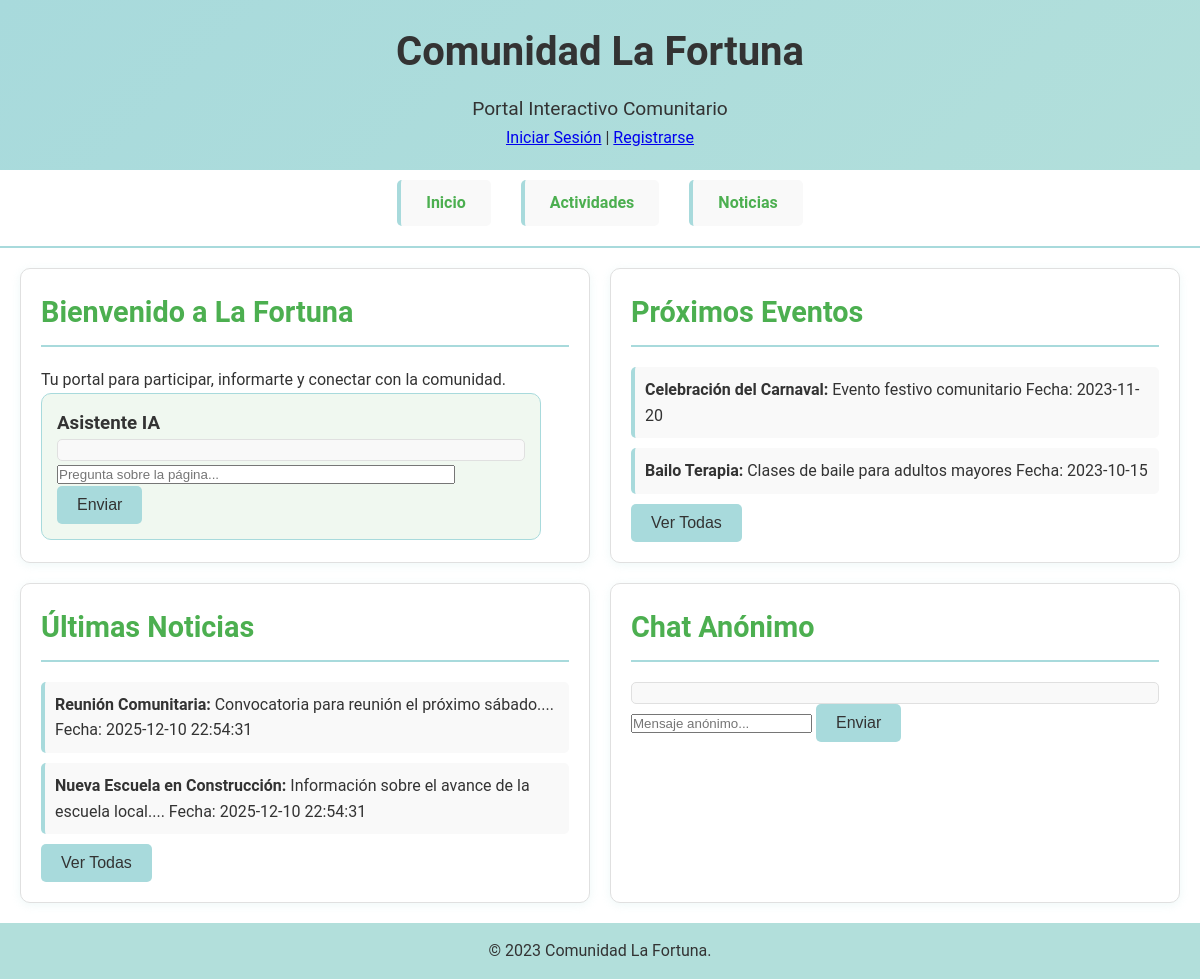
The page / on the database its author committed.
### tables this page shows
CREATE TABLE actividad (
    id_actividad INT AUTO_INCREMENT PRIMARY KEY,
    titulo VARCHAR(200) NOT NULL,
    descripcion TEXT,
    fecha DATE,
    id_usuario INT,
    foto VARCHAR(255),   
    FOREIGN KEY (id_usuario) REFERENCES usuario(id_usuario) ON DELETE SET NULL
);

CREATE TABLE noticia (
    id_noticia INT AUTO_INCREMENT PRIMARY KEY,
    titulo VARCHAR(200) NOT NULL,
    contenido TEXT,
    fecha TIMESTAMP DEFAULT CURRENT_TIMESTAMP,
    id_usuario INT,
    foto VARCHAR(255),   
    FOREIGN KEY (id_usuario) REFERENCES usuario(id_usuario) ON DELETE SET NULL
);

### index.php (the view, shortened to what this page needs)
<?php
include 'db.php';
?>
<!DOCTYPE html>
<html lang="es">
<head> <link rel="stylesheet" href="style.css">
    <link rel="stylesheet" href="style.css">
</head>
<body>
    <header>
        <h1>Comunidad La Fortuna</h1>
        <p>Portal Interactivo Comunitario</p>
        <?php if (isset($_SESSION['user_id'])): ?>
            <p>Bienvenido, <?php echo htmlspecialchars($_SESSION['nombre']); ?> | <a href="logout.php">Cerrar Sesión</a></p>
        <?php else: ?>
            <a href="login.php">Iniciar Sesión</a> | <a href="register.php">Registrarse</a>
        <?php endif; ?>
    </header>
    <nav>
        <ul>
            <li><a href="index.php">Inicio</a></li>
            <li><a href="actividades.php">Actividades</a></li>
            <li><a href="noticias.php">Noticias</a></li>
        </ul>
    </nav>
    <main>
        <section id="bienvenida">
            <h2>Bienvenido a La Fortuna</h2>
            <p>Tu portal para participar, informarte y conectar con la comunidad.</p>
            <div id="chatbot">
                <h3>Asistente IA</h3>
                <div id="chat-messages"></div>
                <input type="text" id="user-input" placeholder="Pregunta sobre la página...">
                <button onclick="sendMessage()">Enviar</button>
            </div>
        </section>
        <section id="eventos">
            <h2>Próximos Eventos</h2>
            <ul>
                <?php
                $sql = "SELECT titulo, descripcion, fecha FROM actividad ORDER BY fecha DESC LIMIT 5";
                $result = $conn->query($sql);
                if ($result && $result->num_rows > 0) {
                    while ($row = $result->fetch_assoc()) {
                        echo "<li><strong>" . htmlspecialchars($row['titulo']) . ":</strong> " . htmlspecialchars($row['descripcion']) . " Fecha: " . htmlspecialchars($row['fecha']) . "</li>";
                    }
                } else {
                    echo "<li>No hay eventos próximos.</li>";
                }
                ?>
            </ul>
            <a href="actividades.php"><button>Ver Todas</button></a>
        </section>
        <section id="noticias">
            <h2>Últimas Noticias</h2>
            <ul>
                <?php
                $sql = "SELECT titulo, contenido, fecha FROM noticia ORDER BY fecha DESC LIMIT 5";
                $result = $conn->query($sql);
                if ($result && $result->num_rows > 0) {
                    while ($row = $result->fetch_assoc()) {
                        echo "<li><strong>" . htmlspecialchars($row['titulo']) . ":</strong> " . htmlspecialchars(substr($row['contenido'], 0, 100)) . "... Fecha: " . htmlspecialchars($row['fecha']) . "</li>";
                    }
                } else {
                    echo "<li>No hay noticias.</li>";
                }
                ?>
            </ul>
            <a href="noticias.php"><button>Ver Todas</button></a>
        </section>
        <section id="chat-anonimo">
            <h2>Chat Anónimo</h2>
            <div id="chat-messages-anonimo"></div>
            <input type="text" id="anon-message" placeholder="Mensaje anónimo...">
            <button onclick="sendAnonMessage()">Enviar</button>
        </section>
    </main>
    <footer>
        <p>&copy; 2023 Comunidad La Fortuna.</p>
    </footer>
</body>
</html>

### style.css (style rules this page uses)
* { margin: 0; padding: 0; box-sizing: border-box; }
body { font-family: 'Roboto', Arial, sans-serif; line-height: 1.6; color: #333; background: #FFFFFF; min-height: 100vh; }
header { background: linear-gradient(135deg, #A8DADC 0%, #B2DFDB 100%); color: #333; padding: 20px; text-align: center; box-shadow: 0 4px 8px rgba(168, 218, 220, 0.3); }
header h1 { font-size: 2.5em; margin-bottom: 10px; }
header p { font-size: 1.2em; }
nav { background: #FFFFFF; padding: 10px 0; border-bottom: 2px solid #A8DADC; }
nav ul { list-style: none; display: flex; justify-content: center; flex-wrap: wrap; max-width: 1200px; margin: 0 auto; }
nav li { margin: 0 15px; }
nav a { color: #4CAF50; text-decoration: none; font-weight: bold; padding: 10px 15px; border-radius: 5px; transition: all 0.3s ease; }
main { padding: 20px; max-width: 1200px; margin: 0 auto; display: grid; grid-template-columns: 1fr 1fr; gap: 20px; }
section { background: #FFFFFF; padding: 20px; border-radius: 10px; box-shadow: 0 2px 10px rgba(168, 218, 220, 0.2); border: 1px solid #E0E0E0; }
section h2 { color: #4CAF50; margin-bottom: 20px; font-size: 1.8em; border-bottom: 2px solid #A8DADC; padding-bottom: 10px; }
ul { list-style: none; }
ul li { margin-bottom: 10px; padding: 10px; background: #F9F9F9; border-radius: 5px; border-left: 4px solid #A8DADC; }
button, input[type="submit"], input[type="button"] { background: #A8DADC; color: #333; border: none; padding: 10px 20px; border-radius: 5px; cursor: pointer; font-size: 1em; transition: all 0.3s ease; }
#chat-messages, #chat-messages-anonimo, #chat-messages-admin { max-height: 300px; overflow-y: auto; border: 1px solid #E0E0E0; padding: 10px; background: #F9F9F9; border-radius: 5px; }
#chatbot { background: #F0F8F0; padding: 15px; border-radius: 10px; border: 1px solid #A8DADC; max-width: 500px; }
#chatbot input { width: calc(100% - 70px); margin-right: 10px; }
footer { background: #B2DFDB; color: #333; text-align: center; padding: 15px; }
section { animation: fadeIn 0.5s ease-in; }

### rows shown on the page
actividad: titulo "Celebración del Carnaval", descripcion "Evento festivo comunitario", fecha "2023-11-20"
actividad: titulo "Bailo Terapia", descripcion "Clases de baile para adultos mayores", fecha "2023-10-15"
noticia: titulo "Reunión Comunitaria", contenido "Convocatoria para reunión el próximo sábado.", fecha "2025-12-10 22:54:31"
noticia: titulo "Nueva Escuela en Construcción", contenido "Información sobre el avance de la escuela local.", fecha "2025-12-10 22:54:31"
